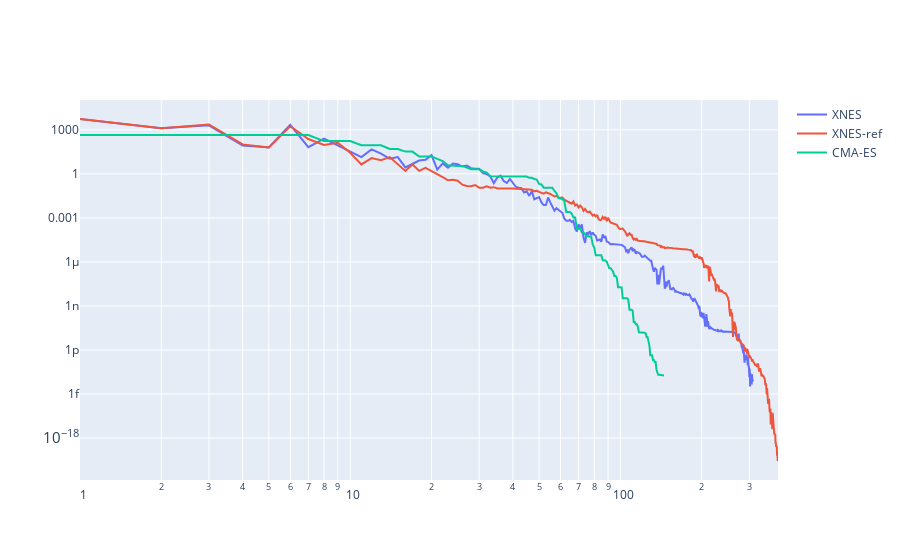

Notebook code for this chart:
### Code cell
go.Figure(
    [
        go.Scatter(name="XNES", x=list(range(len(history_ines))), y=history_ines),
        go.Scatter(name="XNES-ref", x=list(range(len(history_xnes))), y=history_xnes),
        go.Scatter(name="CMA-ES", x=list(range(len(history_cma))), y=history_cma),
        # go.Scatter(name="XNES1", x=list(range(len(history_xnes1))), y=history_xnes1),
    ]
).update_yaxes(type="log").update_xaxes(type="log")

### Figure 1 — Plotly figure (JSON) as saved in the notebook; plotly's stock layout.template omitted (floating-point values rounded to 4 significant figures; data arrays with more than 128 entries replaced by an {"elided": "..."} marker saying what was removed)
{"data": [{"name": "XNES", "type": "scatter", "x": {"elided": "310 int values"}, "y": {"elided": "310 float values"}}, {"name": "XNES-ref", "type": "scatter", "x": {"elided": "384 int values"}, "y": {"elided": "384 float values"}}, {"name": "CMA-ES", "type": "scatter", "x": {"elided": "146 int values"}, "y": {"elided": "146 float values"}}], "layout": {"xaxis": {"type": "log"}, "yaxis": {"type": "log"}}}
